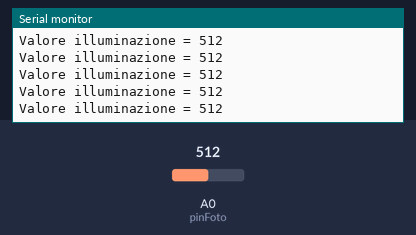
A sketch run on a simulated Arduino Uno, built with avr-gcc and run on an emulated ATmega328P. Shown: the last lines printed to the serial monitor. Inputs (shaded band) come from the test bench; at power-on: A0 (pinFoto) = 512.

Above: at 1.2 s.
1.3 s: A0 (pinFoto) set to 108
At 1.33 s:
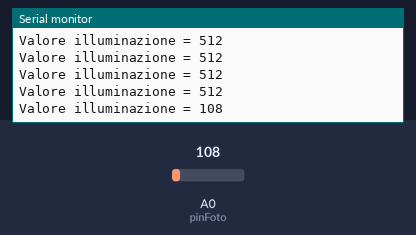
4.3 s: A0 (pinFoto) set to 95
At 4.31 s:
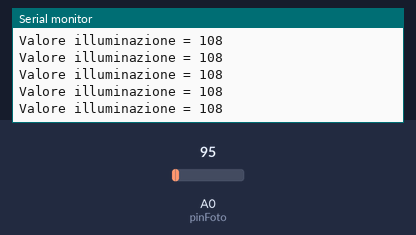
Timing chart, 0 to 7.3 s (numbered marks = the images above; inputs shaded):
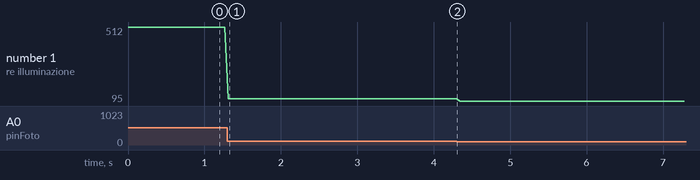

Measured:
- after the input at 1.3 s, the serial monitor: prints a new line at once (image 1)
- plotted number 1: 512 → 108 after the input at 1.3 s, 108 → 95 after the input at 4.3 s

The sketch:

lezione_1_foto.ino
```cpp
/*
  leggo il valore di illuminazione tramite una fotoresistenza
  e lo stampo sulla seriale

 esercitazione 3 lezione 1 corso Arduino 2019 Golem

*/

const byte pinFoto = A0;
const float resistFissa = 10.0;    // 10 kOhm
int valoreSensore;
float resistenzaSensore;

void setup() {
  // put your setup code here, to run once:
  pinMode(pinFoto, INPUT);
  Serial.begin(9600);             // avvia la comunicazione seriale

}

void loop() {
  // put your main code here, to run repeatedly:
  // legge il valore del sensore dall'ingresso analogico
  valoreSensore = analogRead(pinFoto);
  Serial.print("Valore illuminazione = ");
  Serial.println(valoreSensore);

  resistenzaSensore = resistFissa/(1024.0/valoreSensore - 1);
  //Serial.print("Valore resistenza in kOhm = ");
  //Serial.println(resistenzaSensore);

  delay(50);                   // ritardo per leggere i valori sulla seriale

}
```
